Frame 1 (no input): blank canvas, image omitted
Frame 60 (the mouse pressed at the canvas centre just before this capture): blank canvas, image omitted
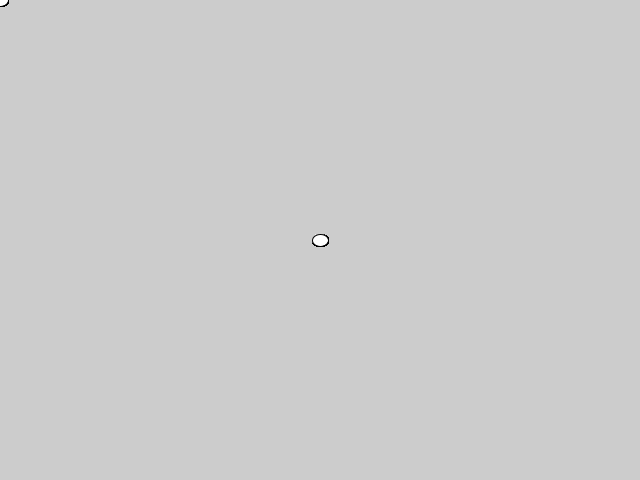
Frame 120 (the mouse held since frame 60 and released just before this capture)

The Processing sketch whose frames 1 and 60 were blank and that drew this single picture after the mouse press (run headless with seeded random() and noise(); from frame 60 on, the mouse is pressed at the canvas centre):

// Processing sketch: drawSomething
// ── drawSomething.pde
void setup() { 
  size(640, 480); //for browser
}

void draw() {
  float xDiameter = width/40, yDiameter = height/40;
  ellipse(mouseX, mouseY, xDiameter, yDiameter);
}

void keyPressed() {
  background(200);
}
